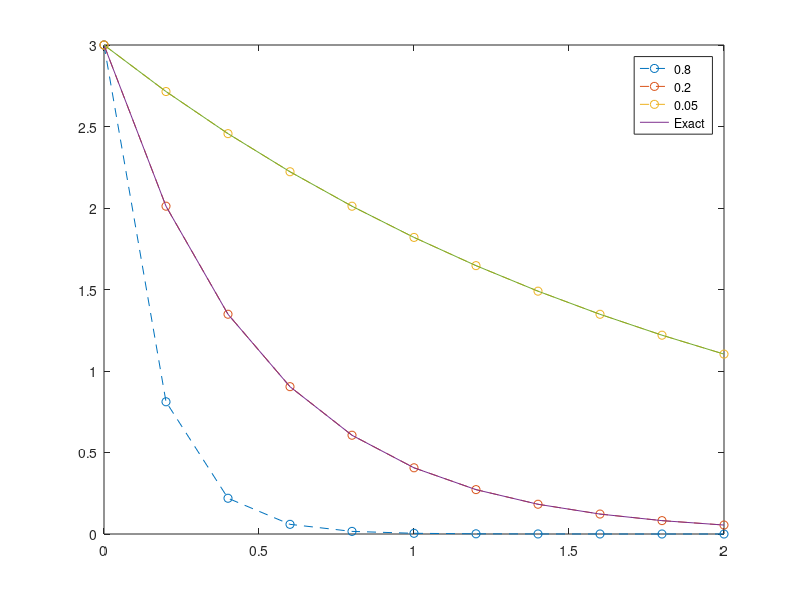

This chart was generated by the following MATLAB code:
function rk45test

% Solve y'(t)=-2y(t) with y0=3, 4th order Runge Kutta
y0 = 3;                  % Initial Condition
h=0.2;                   % Time step
t = 0:h:2;               % t goes from 0 to 2 seconds.
yexact = 3*exp(-2*t);    % Exact solution (in general we won't know this
hvals = [0.8, 0.2, 0.05];
for h = hvals
    ystar = zeros(size(t));  % Preallocate array (good coding practice)
    
    ystar(1) = y0;           % Initial condition gives solution at t=0.
    for i=1:(length(t)-1)
        
        k1 = -2*ystar(i);  % Approx for y gives approx for deriv
        y1 = ystar(i)+k1*h/2;      % Intermediate value (using k1)
        
        k2 = -2*y1;        % Approx deriv at intermediate value.
        y2 = ystar(i)+k2*h/2;      % Intermediate value (using k2)
        
        k3 = -2*y2;        % Another approx deriv at intermediate value.
        y3 = ystar(i)+k3*h;        % Endpoint value (using k3)
        
        k4 = -2*y3;        % Approx deriv at endpoint value.
        
        ystar(i+1) = ystar(i) + (k1+2*k2+2*k3+k4)*h/6; % Approx soln
    end
    plot(t, ystar, '--o');
    hold on
end
plot(t,yexact,t,ystar);
legend(num2str(hvals(1)), num2str(hvals(2)), num2str(hvals(3)), 'Exact');
